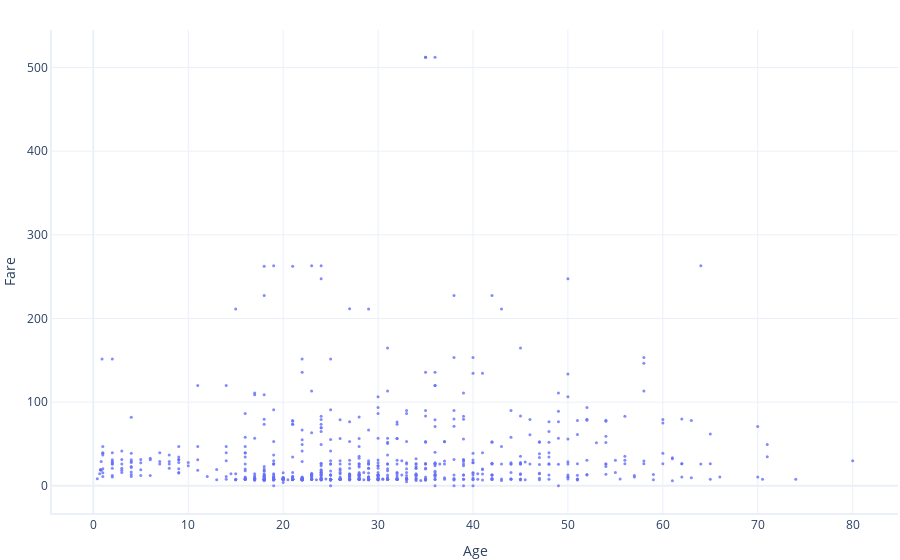

The code cell stored with this chart in its notebook:
### Markdown cell above
Visualising Continuous Data
Continuous data are usually best viewed using either:
-An XY scatter plot, particularly for relationships between two continuous features
-Histograms or Box and Whisker plots, to look at the spread of data

### Code cell
graphing.scatter_2D(dataset, label_x="Age", label_y="Fare")

### Figure 1 — Plotly figure (JSON) as saved in the notebook; plotly's stock layout.template omitted (floating-point values rounded to 4 significant figures; data arrays with more than 128 entries replaced by an {"elided": "..."} marker saying what was removed)
{"data": [{"hovertemplate": "Age=%{x}<br>Fare=%{y}<extra></extra>", "legendgroup": "", "marker": {"color": "#636efa", "size": 3, "symbol": "circle"}, "mode": "markers", "name": "", "orientation": "v", "showlegend": false, "type": "scatter", "x": {"elided": "891 float values"}, "xaxis": "x", "y": {"elided": "891 float values"}, "yaxis": "y"}], "layout": {"legend": {"tracegroupgap": 0}, "xaxis": {"anchor": "y", "domain": [0, 1], "title": {"text": "Age"}}, "yaxis": {"anchor": "x", "domain": [0, 1], "title": {"text": "Fare"}}}}
